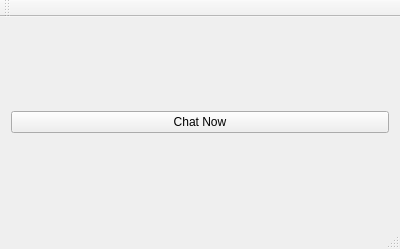
<?xml version="1.0" encoding="UTF-8"?>
<ui version="4.0">
 <class>MainWindow</class>
 <widget class="QMainWindow" name="MainWindow">
  <property name="geometry">
   <rect>
    <x>0</x>
    <y>0</y>
    <width>400</width>
    <height>249</height>
   </rect>
  </property>
  <property name="windowTitle">
   <string>MainWindow</string>
  </property>
  <widget class="QWidget" name="centralWidget">
   <layout class="QGridLayout" name="gridLayout">
    <item row="0" column="0">
     <widget class="QPushButton" name="pushButton">
      <property name="text">
       <string>Chat Now</string>
      </property>
     </widget>
    </item>
   </layout>
  </widget>
  <widget class="QMenuBar" name="menuBar">
   <property name="geometry">
    <rect>
     <x>0</x>
     <y>0</y>
     <width>400</width>
     <height>23</height>
    </rect>
   </property>
  </widget>
  <widget class="QToolBar" name="mainToolBar">
   <attribute name="toolBarArea">
    <enum>TopToolBarArea</enum>
   </attribute>
   <attribute name="toolBarBreak">
    <bool>false</bool>
   </attribute>
  </widget>
  <widget class="QStatusBar" name="statusBar"/>
 </widget>
 <layoutdefault spacing="6" margin="11"/>
 <resources/>
 <connections/>
 <slots>
  <slot>on_pushButton_clicked()</slot>
 </slots>
</ui>
